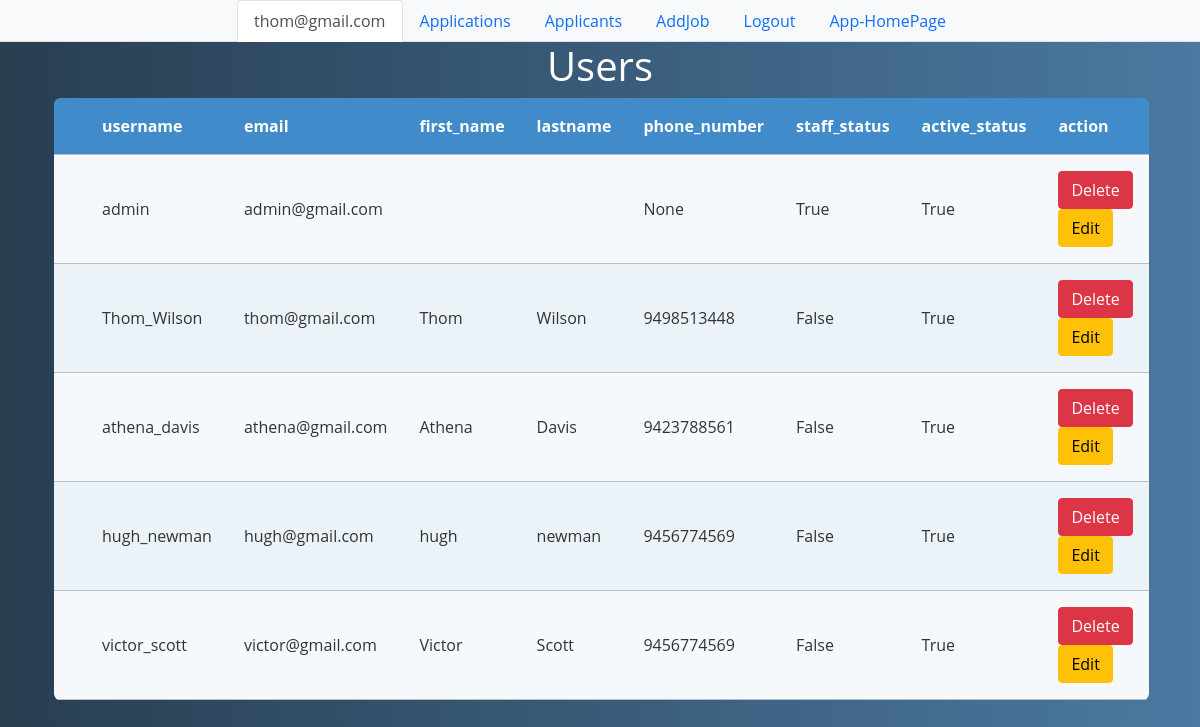
/admin_dashboard/ (signed in), run on the app's committed database.
### app/models.py (models this page shows, shortened)
class Jobseeker(AbstractUser):
    phone_number = models.CharField(max_length=10, null=True, blank=True)
    is_verified = models.BooleanField(default=False)

### app/views.py (the view)
# urls.py: path("admin_dashboard/", views.admin_dashboard, name="admin_dashboard"),
def admin_dashboard(request):
    if request.user.is_authenticated:
        jobseekers = Jobseeker.objects.all()
        return render(request, "admin/admin_dashboard.html",{'jobseekers':jobseekers})
    alert = True
    return render(request, "admin/admin_dashboard.html", {'alert':alert})

### app/templates/admin/admin_dashboard.html (shortened to what this page needs)
{% extends 'admin/admin_base.html' %}
{% block body %}
<form method="post" enctype="multipart/form-data">
<div class="container">
    <h1 class="text-white ">Users</h1>
    <table class="rwd-table">
        <tbody>
            <tr>
                <th></th>
                <th>username</th>
                <th>email</th>
                <th>first_name</th>
                <th>lastname</th>
                <th>phone_number</th>
                <th>staff_status</th>
                <th>active_status</th>
                <th>action</th>
            </tr>
                  {% for jobseeker in jobseekers %}
                  <tr>
                      <td></td>
                      <td>
                          {{jobseeker.username}}
                    </td>
                    <td>
                        {{jobseeker.email}}
                    </td>
                    <td>
                        {{jobseeker.first_name}}
                    </td>
                    <td>
                        {{jobseeker.last_name}}
                    </td>
                    <td>
                        {{jobseeker.phone_number}}
                    </td>
                    <td>
                        {{jobseeker.is_staff}}
                    </td>
                    <td>
                        {{jobseeker.is_active}}
                    </td>
                    <td>
                        <a href="{% url 'delete_user' jobseeker.id %}" class="btn btn-danger" onclick="return confirm('Are you sure you want to delete this applicant?')">Delete</a>
                        <a class="btn btn-warning" href="/admin_side_EditUser/{{jobseeker.id}}/">Edit</a>
                    </td>
                  </tr>
                  {% endfor %}
                </tbody>
            </table>
        </div>
        <br/>
        <br/>
    </form>
{% endblock body %}

### app/templates/admin/admin_base.html (shortened to what this page needs)
<!DOCTYPE html>
<html>
    <head>
        <link rel="stylesheet" href="">
            <link href="https://cdn.jsdelivr.net/npm/bootstrap@5.3.0-alpha1/dist/css/bootstrap.min.css" rel="stylesheet">
            <link href="https://cdn.jsdelivr.net/npm/sweetalert2@11.7.0/dist/sweetalert2.min.css" rel="stylesheet"></link>
            <link href="https://cdn.jsdelivr.net/npm/bootstrap@5.0.2/dist/css/bootstrap.min.css" rel="stylesheet"
>
    </head>
    <body>
        <nav class= "bg-body-tertiary sticky-top">
        <ul class="nav nav-tabs justify-content-center">
            <li class="nav-item">
              <a class="nav-link active" aria-current="page" href="/admin_dashboard/">{{request.user.email}}</a>
            </li>
            <li class="nav-item">
              <a class="nav-link" href={% url 'admin_side_ApplicationsPage' %}>Applications</a>
            </li>
            <li class="nav-item">
              <a class="nav-link" href={% url 'admin_side_Applicant' %}>Applicants</a>
            </li>
            <li class="nav-item">
              <a class="nav-link" href={% url 'admin_side_AddJob' %}>AddJob</a>
            </li>
            <li class="nav-item">
              <a class="nav-link" href="/logout/">Logout</a>
            </li>
            <li class="nav-item">
              <a class="nav-link" href={% url 'index' %}>App-HomePage</a>
            </li>
          </ul>
        </nav>
{% block body %}{% endblock body %}
    </body>
</html>

### app/templates/admin/admin_base.html (style rules this page uses)
* { font-family: 'Open Sans', sans-serif; }
.rwd-table { margin: auto; min-width: 300px; max-width: 100%; border-collapse: collapse; }
.rwd-table tr:first-child { border-top: none; background: #428bca; color: #fff; }
.rwd-table tr { border-top: 1px solid #ddd; border-bottom: 1px solid #ddd; background-color: #f5f9fc; }
.rwd-table tr:nth-child(odd):not(:first-child) { background-color: #ebf3f9; }
.rwd-table th { display: none; }
.rwd-table td { display: block; }
.rwd-table td:first-child { margin-top: .5em; }
.rwd-table td:last-child { margin-bottom: .5em; }
.rwd-table td:before { content: attr(data-th) ": "; font-weight: bold; width: 120px; display: inline-block; color: #000; }
.rwd-table th, .rwd-table td { text-align: left; }
.rwd-table { color: #333; border-radius: .4em; overflow: hidden; }
.rwd-table tr { border-color: #bfbfbf; }
.rwd-table th, .rwd-table td { padding: .5em 1em; }
@media screen and (min-width: 600px) { .rwd-table td:before { display: none; } }
@media screen and (min-width: 600px) { .rwd-table th, .rwd-table td { display: table-cell; padding: .25em .5em; } }
@media screen and (min-width: 600px) { .rwd-table th:first-child, .rwd-table td:first-child { padding-left: 0; } }
@media screen and (min-width: 600px) { .rwd-table th:last-child, .rwd-table td:last-child { padding-right: 0; } }
@media screen and (min-width: 600px) { .rwd-table th, .rwd-table td { padding: 1em !important; } }
body { background: #4B79A1; background: -webkit-linear-gradient(to left, #4B79A1 , #283E51); background: linear-gradient(to left, #4B79A1 , #283E51); }
h1 { text-align: center; font-size: 2.4em; color: #f2f2f2; }
.container { display: block; text-align: center; }

### data on the page
Jobseeker: user.email "thom@gmail.com", username "Thom_Wilson", email "thom@gmail.com", first_name "Thom", last_name "Wilson", phone_number "9498513448", is_staff "False", is_active "True"
Jobseeker: username "admin", email "admin@gmail.com", phone_number "None", is_staff "True", is_active "True"
Jobseeker: username "athena_davis", email "athena@gmail.com", first_name "Athena", last_name "Davis", phone_number "9423788561", is_staff "False", is_active "True"
Jobseeker: username "hugh_newman", email "hugh@gmail.com", first_name "hugh", last_name "newman", phone_number "9456774569", is_staff "False", is_active "True"
Jobseeker: username "victor_scott", email "victor@gmail.com", first_name "Victor", last_name "Scott", phone_number "9456774569", is_staff "False", is_active "True"
